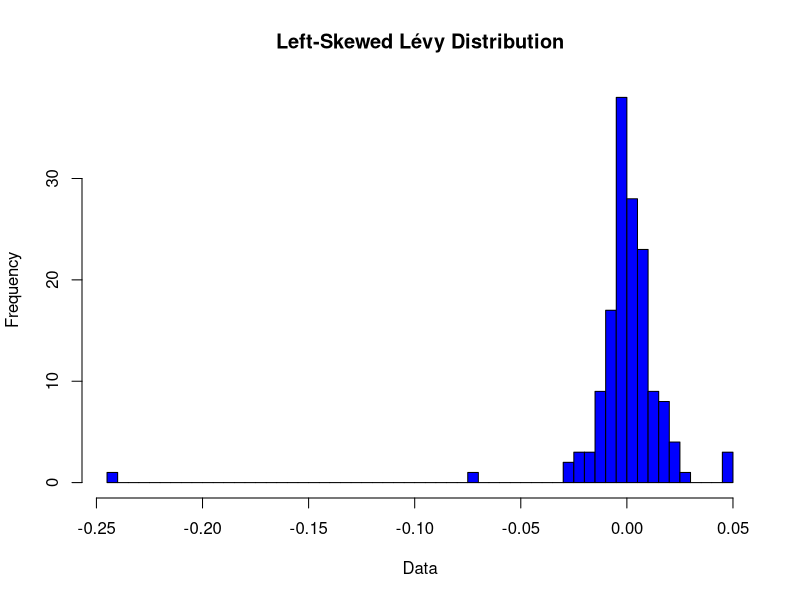
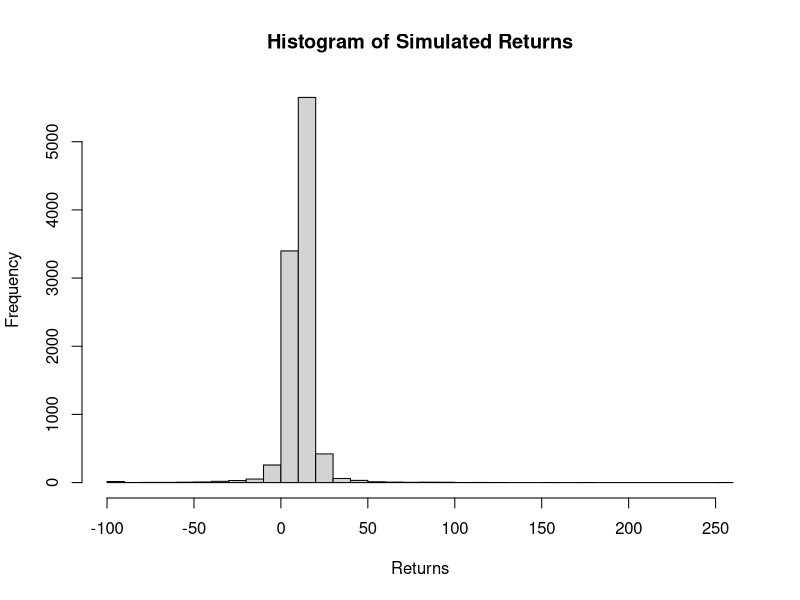

The R script that drew these images, in order:
## ---- chunk 1
# Install and load the necessary package
# install.packages("stabledist")
library(stabledist)

# Parameters for the Lévy distribution
alpha <- 1.505  # Stability parameter
beta <- -0.084 # Negative skewness parameter (left-skewed)
gamma <- 0.006433654  # Scale parameter
delta <- 0.0007449581 # Location parameter

# Number of simulations
n <- 150

# Generate random numbers from the Lévy distribution
set.seed(123) # For reproducibility
levy_data <- rstable(n, alpha, beta, gamma, delta)

# Plot the histogram of the simulated data
hist(levy_data, breaks = 50, main = "Left-Skewed Lévy Distribution", xlab = "Data", ylab = "Frequency", col = "blue")
## ---- chunk 2
library(stabledist)

# Simulation parameters
set.seed(233)
alpha <- 1.505  # Stability parameter
beta <- -0.084 # Negative skewness parameter (left-skewed)
gamma <- 0.006433654  # Scale parameter
delta <- 0.0007449581 # Location parameter

n <- 10000  # Number of simulations

# Generate samples from a stable distribution
levy_samples <- rstable(n, alpha, beta, gamma, delta)  

# Truncate returns at -100%
truncated_samples <- pmax(levy_samples, -100)

# Adjust mean and standard deviation (Historical)
desired_mean <- 10.8
desired_sd <- 21

# Calculate current mean and standard deviation
current_mean <- mean(truncated_samples)
current_sd <- sd(truncated_samples)

# Apply linear transformation to adjust mean and standard deviation
adjusted_samples <- (truncated_samples - current_mean) * (desired_sd / current_sd) + desired_mean

# Ensure minimum value is -100 after truncation
adjusted_samples <- pmax(adjusted_samples, -100)

# Example: Simulate future returns over a period
future_returns <- adjusted_samples

# Basic summary statistics
cat("Summary Statistics:\n")
print(summary(future_returns))

# Basic histogram
hist(future_returns, breaks = 50, main = "Histogram of Simulated Returns", xlab = "Returns")

# Probability calculations
p_return_greater_15 <- mean(future_returns > 15)
cat(paste("P(Return > 15) =", p_return_greater_15, "\n"))

p_return_greater_30 <- mean(future_returns > 30)
cat(paste("P(Return > 30) =", p_return_greater_30, "\n"))

# Additional probability calculations
p_between_5_and_15 <- mean(future_returns > 5 & future_returns <= 15)
cat(paste("P(5 < Return <= 15) =", p_between_5_and_15, "\n"))

p_between_15_and_30 <- mean(future_returns > 15 & future_returns <= 30)
cat(paste("P(15 < Return <= 30) =", p_between_15_and_30, "\n"))

p_between_neg5_and_5 <- mean(future_returns > -5 & future_returns <= 5)
cat(paste("P(-5 <= Return <= 5) =", p_between_neg5_and_5, "\n"))

p_between_neg15_and_neg5 <- mean(future_returns > -15 & future_returns <= -5)
cat(paste("P(-15 <= Return <= -5) =", p_between_neg15_and_neg5, "\n"))

p_less_neg15 <- mean(future_returns < -15)
cat(paste("P(Return < -15) =", p_less_neg15, "\n"))

p_less_neg30 <- mean(future_returns < -30)
cat(paste("P(Return < -30) =", p_less_neg30, "\n"))

p_less_neg60 <- mean(future_returns < -60)
cat(paste("P(Return < -60) =", p_less_neg60, "\n"))

## ---- chunk 3
# Calculate VaR and CVaR
confidence_level <- 0.95

# Calculate VaR
VaR_95 <- quantile(future_returns, 1 - confidence_level)

# Calculate CVaR (Expected Shortfall)
CVaR_95 <- mean(future_returns[future_returns <= VaR_95])

# Adjust for the investment amount
investment <- 100
VaR_95_rupees <- investment * (VaR_95 / 100)
CVaR_95_rupees <- investment * (CVaR_95 / 100)

# Print results rounded to 2 decimal places
cat("VaR (95% confidence level) =", round(VaR_95_rupees, 2), "rupees\n")
cat("CVaR (95% confidence level) =", round(CVaR_95_rupees, 2), "rupees\n")
